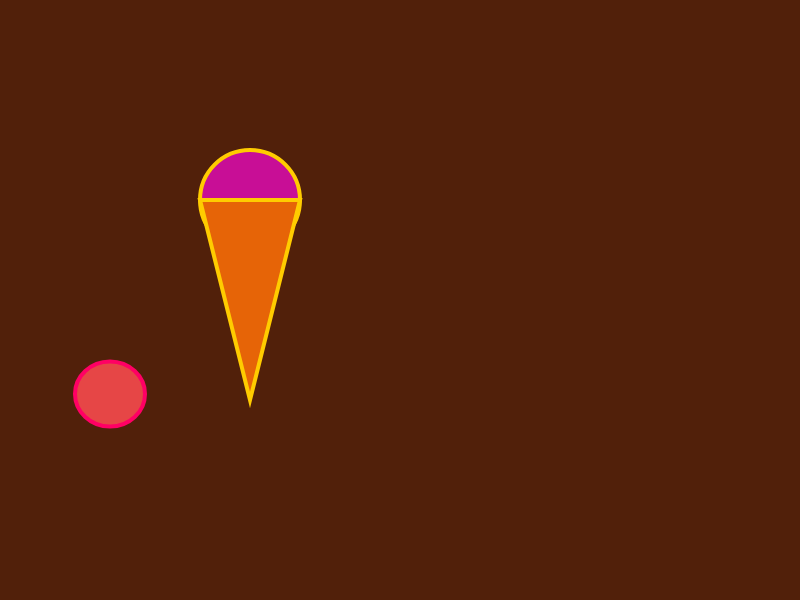
Frame 1 (no input)
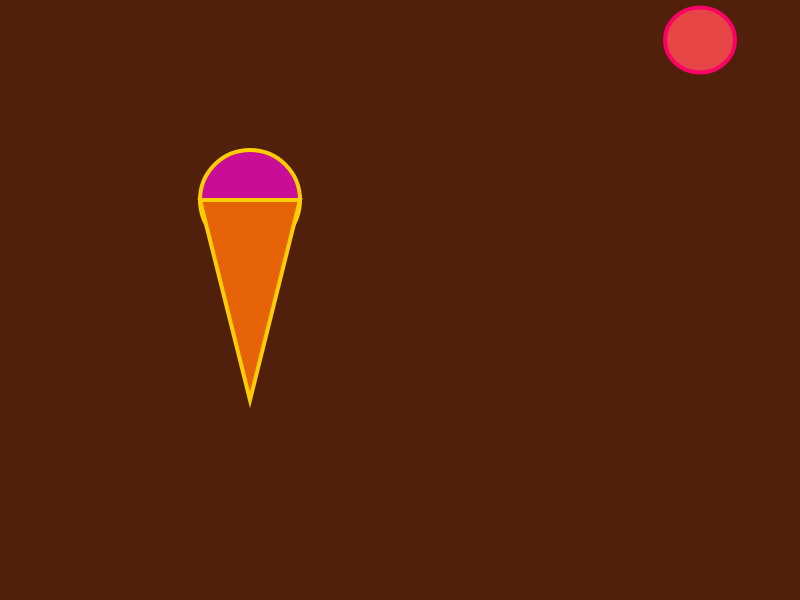
Frame 60 (no input)
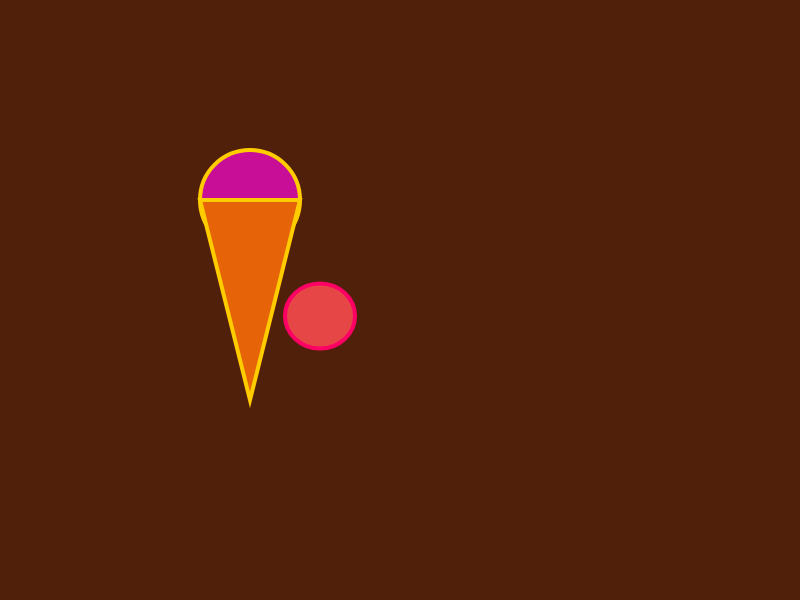
Frame 120 (the mouse pressed at the canvas centre since frame 60)

The p5.js sketch that drew these frames (run headless with seeded random() and noise() and a simulated clock; from frame 60 on, the mouse is pressed at the canvas centre):

// p5.js sketch
// ── sketch.js
var ball = {
  x: 100,     //
  y: 400,
  xspeed: 10,
  yspeed: -6
}

function setup() {
  createCanvas(800, 600);
}

function draw() {
  background(81, 32, 10);
  move();
  bounce();
  display();
  icecone(250, 200, 200, 300, 400, 100);

}
//Customizable Ice Cream Cone Thing
function icecone(center, leftedge, topedge, rightx, middlebottom, diameter) {
  stroke(255, 204, 0);
  fill(200, 14, 150)
  ellipse(center, topedge, diameter)
  fill(230, 100, 7)
  triangle(leftedge, topedge, rightx, topedge, center, middlebottom)
}
//makes circle move
function move() {
  ball.x = ball.x + ball.xspeed;
  ball.y = ball.y + ball.yspeed;
}
//makes circle bounce back once it reaches the edge
function bounce() {
  if (ball.x > width || ball.x < 0) {
    ball.xspeed = ball.xspeed * -1;
  }
  if (ball.y > height || ball.y < 0) {
    ball.yspeed = ball.yspeed * -1;
  }
}
//draws the circle
function display() {
  stroke(255, 0, 100);
  strokeWeight(4);
  fill(230,70,70)
  ellipse(ball.x, ball.y, 70, 65)
}
